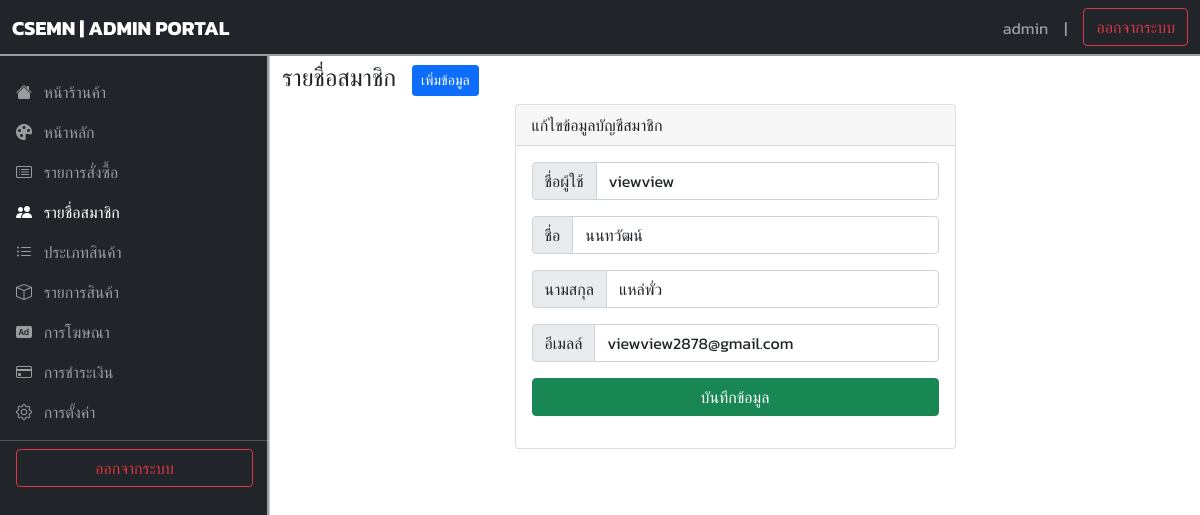
Page /admin/pages/users/index.php?users=update&id=2 (signed in) on the committed database.
### tables this page shows
CREATE TABLE `users` (
  `id` int(11) NOT NULL,
  `username` varchar(100) NOT NULL,
  `firstname` varchar(60) NOT NULL,
  `lastname` varchar(60) NOT NULL,
  `email` varchar(100) NOT NULL,
  `password` varchar(100) NOT NULL,
  `admin` tinyint(1) NOT NULL DEFAULT 0,
  `created_at` timestamp NOT NULL DEFAULT current_timestamp()
);

### admin/services/users/edit.php (called while the page is built)
<?php
try {
    $stmt = $connect->prepare("SELECT * FROM users WHERE id = :id");
    $stmt->execute(array(':id' => $_GET['id']));
    $user = $stmt->fetch();
} catch (PDOException $e) {
    echo "เกิดข้อผิดพลาด : " . $e->getMessage();
    exit();
}
?>

### admin/pages/users/form_update.php (the view, shortened to what this page needs)
<?php require_once('../../services/users/edit.php') ?>
<div class="row">
    <div class="col-md-3"></div>
    <div class="col-md-6">
        <div class="card h-100">
            <div class="card-header">
                แก้ไขข้อมูลบัญชีสมาชิก
            </div>
            <div class="card-body">
                <form action="../../services/users/update.php" method="POST">
                    <div class="input-group mb-3">
                        <label for="username" class="input-group-text">ชื่อผู้ใช้</label>
                        <input type="text" name="username" class="form-control" value="<?= $user['username'] ?>" required>
                    </div>
                    <div class="input-group mb-3">
                        <label for="firstname" class="input-group-text">ชื่อ</label>
                        <input type="text" name="firstname" class="form-control" value="<?= $user['firstname'] ?>" value="<?= $user['firstname'] ?>" required>
                    </div>
                    <div class="input-group mb-3">
                        <label for="lastname" class="input-group-text">นามสกุล</label>
                        <input type="text" name="lastname" class="form-control" value="<?= $user['lastname'] ?>" required>
                    </div>
                    <div class="input-group mb-3">
                        <label for="email" class="input-group-text">อีเมลล์</label>
                        <input type="email" name="email" class="form-control" value="<?= $user['email'] ?>" required>
                    </div>
                    <div class="input-group mb-3">
                        <input type="submit" name="update" value="บันทึกข้อมูล" class="btn btn-success w-100">
                    </div>
                </form>
            </div>
        </div>
    </div>
    <div class="col-md-3"></div>
</div>

### admin/assets/css/styleAdmin.css (style rules this page uses)
* { font-family: 'Kanit', sans-serif; margin: 0; padding: 0; box-sizing: border-box; }
:root { --offcanvas-width: 270px; --topNavbarHeight: 56px; }
@media (min-width: 992px) { body { overflow: auto !important; } }

### rows in the picture
users: username "viewview", firstname "นนทวัฒน์", lastname "แหล่พั่ว", email "viewview2878@gmail.com"

### other values in the picture
$_SESSION['U_USERNAME'] "admin"
